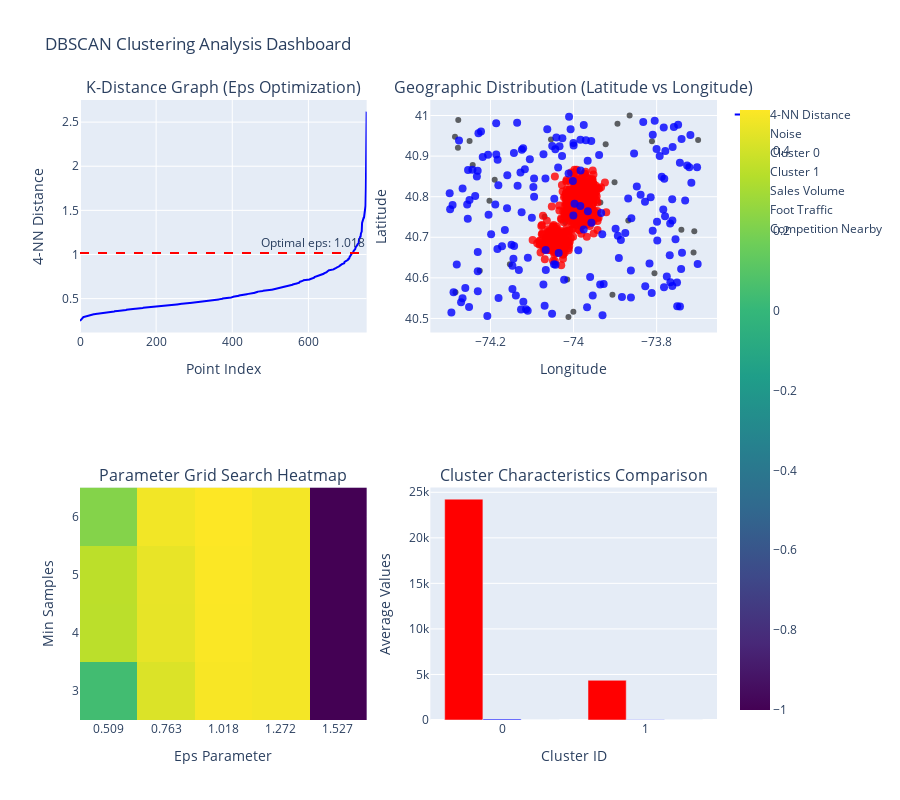

Notebook code cell kept with this figure:
### Code cell
# 2. INTERACTIVE DBSCAN VISUALIZATIONS
print(" 2. INTERACTIVE DBSCAN VISUALIZATIONS")
print("=" * 39)

# Create comprehensive DBSCAN dashboard
fig = make_subplots(
    rows=2, cols=2,
    subplot_titles=[
        'K-Distance Graph (Eps Optimization)',
        'Geographic Distribution (Latitude vs Longitude)',
        'Parameter Grid Search Heatmap',
        'Cluster Characteristics Comparison'
    ],
    specs=[[{"secondary_y": False}, {"secondary_y": False}],
           [{"secondary_y": False}, {"secondary_y": False}]]
)

# K-distance graph
sorted_indices = np.argsort(k_distances)
fig.add_trace(
    go.Scatter(x=np.arange(len(k_distances)), y=k_distances[sorted_indices],
               mode='lines', name='4-NN Distance',
               line=dict(color='blue', width=2)),
    row=1, col=1
)
fig.add_hline(y=eps_optimal, line=dict(color='red', dash='dash'),
              annotation_text=f"Optimal eps: {eps_optimal:.3f}", row=1, col=1)

# Geographic visualization with DBSCAN results
colors = ['red', 'blue', 'green', 'purple', 'orange', 'yellow', 'pink']
unique_clusters = sorted(set(final_labels))

for cluster in unique_clusters:
    cluster_data = geo_df[geo_df['dbscan_cluster'] == cluster]

    if cluster == -1: # Noise points
        fig.add_trace(
            go.Scatter(
                x=cluster_data['longitude'],
                y=cluster_data['latitude'],
                mode='markers',
                marker=dict(size=6, color='black', opacity=0.6),
                name='Noise',
                text=cluster_data['sales_volume'].round(0),
                hovertemplate='Noise Point<br>Sales: $%{text:,.0f}<extra></extra>'
            ),
            row=1, col=2
        )
    else:
        color = colors[cluster % len(colors)]
        fig.add_trace(
            go.Scatter(
                x=cluster_data['longitude'],
                y=cluster_data['latitude'],
                mode='markers',
                marker=dict(size=8, color=color, opacity=0.8),
                name=f'Cluster {cluster}',
                text=cluster_data['sales_volume'].round(0),
                hovertemplate=f'Cluster {cluster}<br>Sales: $%{{text:,.0f}}<extra></extra>'
            ),
            row=1, col=2
        )

# Parameter grid search heatmap
eps_grid = []
min_samples_grid = []
silhouette_grid = []

for (eps, min_samples), results in dbscan_results.items():
    eps_grid.append(eps)
    min_samples_grid.append(min_samples)
    silhouette_grid.append(results['silhouette'])

# Create parameter performance matrix
eps_unique = sorted(set(eps_grid))
min_samples_unique = sorted(set(min_samples_grid))
performance_matrix = np.full((len(min_samples_unique), len(eps_unique)), -1.0)

for i, ms in enumerate(min_samples_unique):
    for j, eps in enumerate(eps_unique):
        for k, (eps_val, ms_val) in enumerate(zip(eps_grid, min_samples_grid)):
            if eps_val == eps and ms_val == ms:
                performance_matrix[i, j] = silhouette_grid[k]
                break

fig.add_trace(
    go.Heatmap(
        z=performance_matrix,
        x=[f"{eps:.3f}" for eps in eps_unique],
        y=[f"{ms}" for ms in min_samples_unique],
        colorscale='Viridis',
        showscale=True,
        hovertemplate='eps: %{x}<br>min_samples: %{y}<br>Silhouette: %{z:.3f}<extra></extra>'
    ),
    row=2, col=1
)

# Cluster characteristics comparison
cluster_stats = geo_df.groupby('dbscan_cluster').agg({
 'sales_volume': 'mean',
 'foot_traffic': 'mean',
 'competition_nearby': 'mean'
}).reset_index()

cluster_stats = cluster_stats[cluster_stats['dbscan_cluster'] != -1] # Exclude noise

for i, metric in enumerate(['sales_volume', 'foot_traffic', 'competition_nearby']):
    fig.add_trace(
        go.Bar(
            x=cluster_stats['dbscan_cluster'],
            y=cluster_stats[metric],
            name=metric.replace('_', ' ').title(),
            marker_color=colors[i % len(colors)],
            yaxis=f'y{4 if i == 0 else 4}',
            offsetgroup=i
        ),
        row=2, col=2
    )

# Update layout
fig.update_layout(
    height=800,
    title="DBSCAN Clustering Analysis Dashboard"
)

fig.update_xaxes(title_text="Point Index", row=1, col=1)
fig.update_xaxes(title_text="Longitude", row=1, col=2)
fig.update_xaxes(title_text="Eps Parameter", row=2, col=1)
fig.update_xaxes(title_text="Cluster ID", row=2, col=2)
fig.update_yaxes(title_text="4-NN Distance", row=1, col=1)
fig.update_yaxes(title_text="Latitude", row=1, col=2)
fig.update_yaxes(title_text="Min Samples", row=2, col=1)
fig.update_yaxes(title_text="Average Values", row=2, col=2)

fig.show()

# Business insights and ROI
print(f"\n DBSCAN BUSINESS INSIGHTS:")

total_revenue = 0
for cluster in unique_clusters:
    if cluster != -1: # Skip noise
        cluster_data = geo_df[geo_df['dbscan_cluster'] == cluster]
        cluster_size = len(cluster_data)
        avg_sales = cluster_data['sales_volume'].mean()
        avg_traffic = cluster_data['foot_traffic'].mean()
        cluster_revenue = cluster_size * avg_sales
        total_revenue += cluster_revenue

        # Determine cluster type
        if avg_sales > geo_df['sales_volume'].median() and avg_traffic > geo_df['foot_traffic'].median():
            cluster_type = "High-Performance Hub"
        elif avg_sales > geo_df['sales_volume'].median():
            cluster_type = "High-Revenue Zone"
        elif avg_traffic > geo_df['foot_traffic'].median():
            cluster_type = "High-Traffic Area"
        else:
            cluster_type = "Standard Zone"

        print(f"\nCluster {cluster}: {cluster_type}")
        print(f"• Locations: {cluster_size}")
        print(f"• Avg sales: ${avg_sales:,.0f}")
        print(f"• Avg traffic: {avg_traffic:.0f} visitors")
        print(f"• Total revenue: ${cluster_revenue:,.0f}")

# ROI calculation
location_optimization_improvement = 0.20 # 20% improvement from better location strategy
marketing_efficiency_gain = 0.15 # 15% marketing efficiency from targeted clusters
noise_point_investigation_cost = n_noise_final * 1000 # $1000 per noise point investigation

roi_revenue_increase = total_revenue * location_optimization_improvement
marketing_savings = total_revenue * 0.05 * marketing_efficiency_gain # 5% of revenue as marketing
total_benefits = roi_revenue_increase + marketing_savings - noise_point_investigation_cost

implementation_cost = 150_000

print(f"\n DBSCAN CLUSTERING ROI:")
print(f"• Total cluster revenue: ${total_revenue:,.0f}")
print(f"• Location optimization gain: ${roi_revenue_increase:,.0f}")
print(f"• Marketing efficiency savings: ${marketing_savings:,.0f}")
print(f"• Investigation costs: ${noise_point_investigation_cost:,.0f}")
print(f"• Net annual benefits: ${total_benefits:,.0f}")
print(f"• Implementation cost: ${implementation_cost:,.0f}")
print(f"• ROI: {(total_benefits - implementation_cost)/implementation_cost*100:.0f}%")

print(f"\n Cross-Reference Learning Path:")
print(f"• Next: Tier4_PCA.ipynb (dimensionality reduction)")
print(f"• Related: Tier6_AnomalyDetection.ipynb (noise detection)")
print(f"• Advanced: Intermediate_Clustering.ipynb (ensemble methods)")

### Figure 1 — Plotly figure (JSON) as saved in the notebook; plotly's stock layout.template omitted (floating-point values rounded to 4 significant figures; data arrays with more than 128 entries replaced by an {"elided": "..."} marker saying what was removed)
{"data": [{"line": {"color": "blue", "width": 2}, "mode": "lines", "name": "4-NN Distance", "type": "scatter", "x": {"elided": "754 int values"}, "xaxis": "x", "y": {"elided": "754 float values"}, "yaxis": "y"}, {"hovertemplate": "Noise Point<br>Sales: $%{text:,.0f}<extra></extra>", "marker": {"color": "black", "opacity": 0.6, "size": 6}, "mode": "markers", "name": "Noise", "text": [81500.0, 70760.0, 82630.0, 57070.0, 87150.0, 754.0, 32180.0, 3716.0, 2763.0, 1082.0, 10250.0, 1572.0, 4621.0, 11930.0, 5296.0, 8688.0, 10370.0, 2229.0, 8047.0, 12270.0, 47510.0, 23350.0, 1204.0, 10360.0, 19560.0, 1509.0, 46940.0, 11420.0, 13020.0, 6563.0, 1863.0, 4905.0, 7249.0], "type": "scatter", "x": [-74.02, -74.08, -74.07, -74.02, -73.99, -74.02, -74.19, -74.23, -74.24, -74.07, -73.9, -74.0, -74.28, -73.89, -73.91, -73.94, -73.87, -74.15, -73.87, -73.81, -73.92, -73.71, -74.25, -74.29, -73.81, -74.01, -74.2, -73.74, -74.05, -73.71, -74.28, -73.7, -74.28], "xaxis": "x2", "y": [40.74, 40.68, 40.69, 40.7, 40.81, 40.6, 40.84, 40.62, 40.88, 40.75, 40.84, 40.52, 40.92, 40.98, 40.56, 40.79, 40.74, 40.63, 41.0, 40.94, 40.93, 40.66, 40.94, 40.95, 40.61, 40.5, 40.79, 40.72, 40.94, 40.72, 40.99, 40.94, 40.56], "yaxis": "y2"}, {"hovertemplate": "Cluster 0<br>Sales: $%{text:,.0f}<extra></extra>", "marker": {"color": "red", "opacity": 0.8, "size": 8}, "mode": "markers", "name": "Cluster 0", "text": {"elided": "549 float values"}, "type": "scatter", "x": {"elided": "549 float values"}, "xaxis": "x2", "y": {"elided": "549 float values"}, "yaxis": "y2"}, {"hovertemplate": "Cluster 1<br>Sales: $%{text:,.0f}<extra></extra>", "marker": {"color": "blue", "opacity": 0.8, "size": 8}, "mode": "markers", "name": "Cluster 1", "text": {"elided": "172 float values"}, "type": "scatter", "x": {"elided": "172 float values"}, "xaxis": "x2", "y": {"elided": "172 float values"}, "yaxis": "y2"}, {"colorscale": [[0, "#440154"], [0.1111, "#482878"], [0.2222, "#3e4989"], [0.3333, "#31688e"], [0.4444, "#26828e"], [0.5556, "#1f9e89"], [0.6667, "#35b779"], [0.7778, "#6ece58"], [0.8889, "#b5de2b"], [1, "#fde725"]], "hovertemplate": "eps: %{x}<br>min_samples: %{y}<br>Silhouette: %{z:.3f}<extra></extra>", "showscale": true, "type": "heatmap", "x": ["0.509", "0.763", "1.018", "1.272", "1.527"], "xaxis": "x3", "y": ["3", "4", "5", "6"], "yaxis": "y3", "z": [[0.03971, 0.423, 0.4907, 0.4825, -1.0], [0.3484, 0.4511, 0.4944, 0.4825, -1.0], [0.3507, 0.4545, 0.498, 0.4825, -1.0], [0.2204, 0.4759, 0.5025, 0.4825, -1.0]]}, {"marker": {"color": "red"}, "name": "Sales Volume", "offsetgroup": "0", "type": "bar", "x": [0, 1], "xaxis": "x4", "y": [24250.0, 4360.0], "yaxis": "y4"}, {"marker": {"color": "blue"}, "name": "Foot Traffic", "offsetgroup": "1", "type": "bar", "x": [0, 1], "xaxis": "x4", "y": [99.91, 29.65], "yaxis": "y4"}, {"marker": {"color": "green"}, "name": "Competition Nearby", "offsetgroup": "2", "type": "bar", "x": [0, 1], "xaxis": "x4", "y": [0.2738, 0.7494], "yaxis": "y4"}], "layout": {"annotations": [{"font": {"size": 16}, "showarrow": false, "text": "K-Distance Graph (Eps Optimization)", "x": 0.225, "xanchor": "center", "xref": "paper", "y": 1, "yanchor": "bottom", "yref": "paper"}, {"font": {"size": 16}, "showarrow": false, "text": "Geographic Distribution (Latitude vs Longitude)", "x": 0.775, "xanchor": "center", "xref": "paper", "y": 1, "yanchor": "bottom", "yref": "paper"}, {"font": {"size": 16}, "showarrow": false, "text": "Parameter Grid Search Heatmap", "x": 0.225, "xanchor": "center", "xref": "paper", "y": 0.375, "yanchor": "bottom", "yref": "paper"}, {"font": {"size": 16}, "showarrow": false, "text": "Cluster Characteristics Comparison", "x": 0.775, "xanchor": "center", "xref": "paper", "y": 0.375, "yanchor": "bottom", "yref": "paper"}, {"showarrow": false, "text": "Optimal eps: 1.018", "x": 1, "xanchor": "right", "xref": "x domain", "y": 1.018, "yanchor": "bottom", "yref": "y"}], "height": 800, "shapes": [{"line": {"color": "red", "dash": "dash"}, "type": "line", "x0": 0, "x1": 1, "xref": "x domain", "y0": 1.018, "y1": 1.018, "yref": "y"}], "title": {"text": "DBSCAN Clustering Analysis Dashboard"}, "xaxis": {"anchor": "y", "domain": [0, 0.45], "title": {"text": "Point Index"}}, "xaxis2": {"anchor": "y2", "domain": [0.55, 1], "title": {"text": "Longitude"}}, "xaxis3": {"anchor": "y3", "domain": [0, 0.45], "title": {"text": "Eps Parameter"}}, "xaxis4": {"anchor": "y4", "domain": [0.55, 1], "title": {"text": "Cluster ID"}}, "yaxis": {"anchor": "x", "domain": [0.625, 1], "title": {"text": "4-NN Distance"}}, "yaxis2": {"anchor": "x2", "domain": [0.625, 1], "title": {"text": "Latitude"}}, "yaxis3": {"anchor": "x3", "domain": [0, 0.375], "title": {"text": "Min Samples"}}, "yaxis4": {"anchor": "x4", "domain": [0, 0.375], "title": {"text": "Average Values"}}}}
